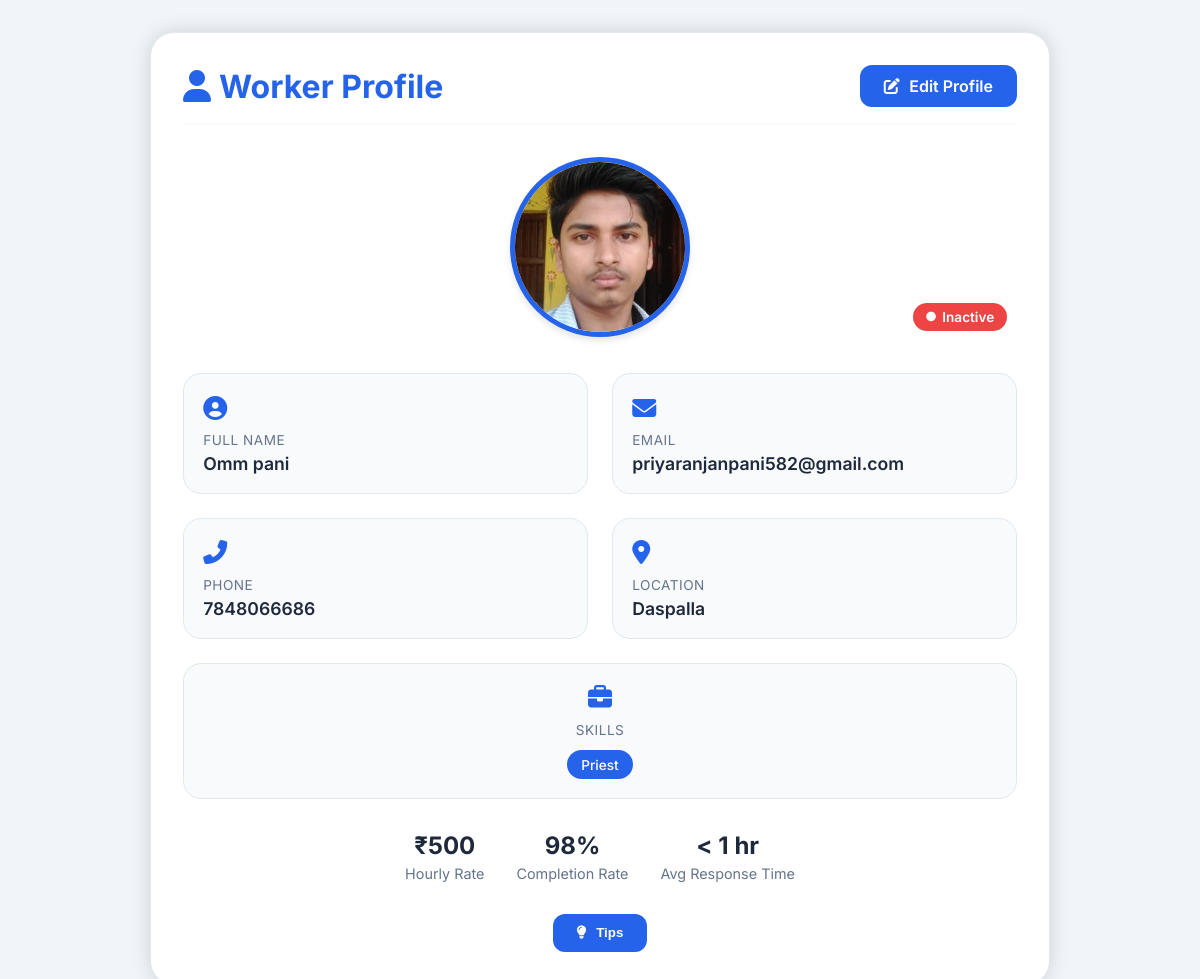
The page /profile/ (signed in) on the database its author committed.
### accounts/models.py (models this page shows, shortened)
class Worker(models.Model):
    name = models.CharField(max_length=100)
    email = models.EmailField(unique=True)
    phone = models.CharField(max_length=15)
    password = models.CharField(max_length=128)
    profile_photo = models.ImageField(upload_to='profile_photos/', blank=True, null=True)
    location = models.CharField(max_length=200, blank=True, null=True)
    updated_at = models.DateTimeField(auto_now=True)
    works = models.ManyToManyField(WorkType)
    STATUS_CHOICES = [
        ('active', 'Active'),
        ('inactive', 'Inactive'),
    ]
    status = models.CharField(
        max_length=10,
        choices=STATUS_CHOICES,
        default='Active'
    )
    introduction = models.TextField(blank=True, null=True)

class WorkType(models.Model):
    name = models.CharField(max_length=100)

### app1/views.py (the view)
# urls.py: path('profile/',views.profile,name='profile'),
def profile(request):
    email = request.session.get("worker_email")
    if not email:
        return redirect("app1:worker_login")
    worker = Worker.objects.filter(email=email).first()
    if not worker:
        return redirect("app1:worker_register")
    context = {
        "worker": worker
    }
    return render(request, "worker/profile.html", context)

### templates/worker/profile.html (shortened to what this page needs)
<!DOCTYPE html>
<html lang="en">
<head>
<link rel="stylesheet" href="https://cdnjs.cloudflare.com/ajax/libs/font-awesome/6.4.0/css/all.min.css">
</head>
<body>
<div class="container">
    <div class="card">
        <div class="card-header">
            <h2 class="card-title">
                <i class="fas fa-user"></i> Worker Profile
            </h2>
            <a href="{% url 'app1:update' %}" class="btn btn-primary">
                <i class="fas fa-edit"></i> Edit Profile
            </a>
        </div>
        <div class="profile-image-wrapper">
            {% if worker.profile_photo %}
                <img src="{{ worker.profile_photo.url }}" class="profile-image">
            {% else %}
                <img src="https://ui-avatars.com/api/?name={{ worker.full_name|default:'John+Doe' }}&size=180&background=2563eb&color=fff" class="profile-image">
            {% endif %}
            {% if worker.status == 'active' %}
            <span class="status-badge status-active"><i class="fas fa-circle" style="font-size:0.6rem;"></i> Active</span>
            {% else %}
            <span class="status-badge status-inactive"><i class="fas fa-circle" style="font-size:0.6rem;"></i> Inactive</span>
            {% endif %}
        </div>
        <div class="profile-details-grid">
            <div class="detail-card">
                <div class="detail-icon"><i class="fas fa-user-circle"></i></div>
                <div class="detail-label">Full Name</div>
                <div class="detail-value">{{ worker.name|default:"John Doe" }}</div>
            </div>
            <div class="detail-card">
                <div class="detail-icon"><i class="fas fa-envelope"></i></div>
                <div class="detail-label">Email</div>
                <div class="detail-value">{{ worker.email|default:"john.doe@example.com" }}</div>
            </div>
            <div class="detail-card">
                <div class="detail-icon"><i class="fas fa-phone-alt"></i></div>
                <div class="detail-label">Phone</div>
                <div class="detail-value">{{ worker.phone|default:"+91 98765 43210" }}</div>
            </div>
            <div class="detail-card">
                <div class="detail-icon"><i class="fas fa-map-marker-alt"></i></div>
                <div class="detail-label">Location</div>
                <div class="detail-value">{{ worker.location|default:"Mumbai, Maharashtra" }}</div>
            </div>
            <div class="detail-card detail-card-full">
                <div class="detail-icon"><i class="fas fa-briefcase"></i></div>
                <div class="detail-label">Skills</div>
                <div class="skills-tags">
                    {% for skill in worker.works.all %}
                        <span class="skill-tag">{{ skill.name }}</span>
                    {% endfor %}
                </div>
            </div>
        </div>
        <div class="additional-info">
            <div class="info-box">
                <div class="value">{{ worker.hourly_rate|default:"₹500" }}</div>
                <div class="label">Hourly Rate</div>
            </div>
            <div class="info-box">
                <div class="value">{{ worker.completion_rate|default:"98" }}%</div>
                <div class="label">Completion Rate</div>
            </div>
            <div class="info-box">
                <div class="value">{{ worker.response_time|default:"< 1" }} hr</div>
                <div class="label">Avg Response Time</div>
            </div>
        </div>
        <div style="margin-top:2rem; text-align:center;">
            <button class="btn btn-primary tips-btn"><i class="fas fa-lightbulb"></i> Tips</button>
        </div>
    </div>
</div>
</body>
</html>

### templates/worker/profile.html (style rules this page uses)
* { margin:0; padding:0; box-sizing:border-box; }
body { font-family: 'Inter', sans-serif; background: #f1f5f9; color: #1e293b; padding:2rem; }
:root { --primary-color: #2563eb; --primary-dark: #1e40af; --secondary-color: #10b981; --danger-color: #ef4444; --warning-color: #f59e0b; --bg-white: #ffffff; --text-gray: #64748b; --shadow-sm: 0 1px 3px rgba(0,0,0,0.1); --shadow-md: 0 4px 6px rgba(0,0,0,0.1); --shadow-lg: 0 0 20px rgba(0,0,0,0.15); }
.container { max-width:900px; margin:0 auto; }
.card { background: var(--bg-white); border-radius: 24px; padding:2rem; box-shadow: var(--shadow-lg); border:1px solid #e2e8f0; margin-bottom:2rem; }
.card-header { display:flex; justify-content:space-between; align-items:center; margin-bottom:2rem; border-bottom:2px solid #f8fafc; padding-bottom:1rem; }
.card-title { font-size:2rem; font-weight:700; color: var(--primary-color); display:flex; align-items:center; gap:0.5rem; }
.btn { padding:0.7rem 1.5rem; border:none; border-radius:12px; font-weight:600; cursor:pointer; display:inline-flex; align-items:center; gap:0.6rem; transition:all 0.3s ease; text-decoration:none; }
.btn-primary { background: var(--primary-color); color:white; }
.profile-image-wrapper { text-align:center; margin-bottom:2rem; position:relative; }
.profile-image { width:180px; height:180px; border-radius:50%; object-fit:cover; border:5px solid var(--primary-color); box-shadow: var(--shadow-md); transition: transform 0.3s ease; }
.status-badge { position:absolute; bottom:10px; right:10px; padding:0.4rem 0.8rem; border-radius:20px; font-size:0.85rem; font-weight:600; color:white; display:flex; align-items:center; gap:0.4rem; }
.status-inactive { background-color: var(--danger-color); }
.profile-details-grid { display:grid; grid-template-columns: repeat(2,1fr); gap:1.5rem; margin-top:2rem; }
.detail-card { background: #f8fafc; border-radius:18px; padding:1.2rem; border:1px solid #e2e8f0; transition: all 0.3s ease; }
.detail-icon { font-size:1.5rem; color: var(--primary-color); margin-bottom:0.6rem; }
.detail-label { font-size:0.85rem; color: var(--text-gray); text-transform:uppercase; margin-bottom:0.3rem; letter-spacing:0.5px; }
.detail-value { font-size:1.1rem; font-weight:600; color: #1e293b; word-break: break-word; }
.skills-tags { display:flex; flex-wrap:wrap; gap:0.5rem; margin-top:0.5rem; }
.skill-tag { background: var(--primary-color); color:white; padding:0.4rem 0.9rem; border-radius:20px; font-size:0.85rem; font-weight:500; transition: all 0.2s ease; }
.detail-card-full { grid-column: span 2; display: flex; flex-direction: column; align-items: center; justify-content: center; text-align: center; }
.skills-tags { justify-content: center; }
.additional-info { display:flex; gap:2rem; flex-wrap:wrap; justify-content:center; margin-top:2rem; }
.info-box { text-align:center; }
.info-box .value { font-size:1.5rem; font-weight:700; margin-bottom:0.3rem; }
.info-box .label { font-size:0.9rem; color:var(--text-gray); }

### rows shown on the page
Worker: profile_photo (picture), name "Omm pani", email "priyaranjanpani582@gmail.com", phone "7848066686", location "Daspalla"
WorkType: name "Priest"

### other values the page prints
{{ worker.hourly_rate|default:"₹500" }} "₹500"
{{ worker.completion_rate|default:"98" }} "98"
{{ worker.response_time|default:"< 1" }} "< 1"
